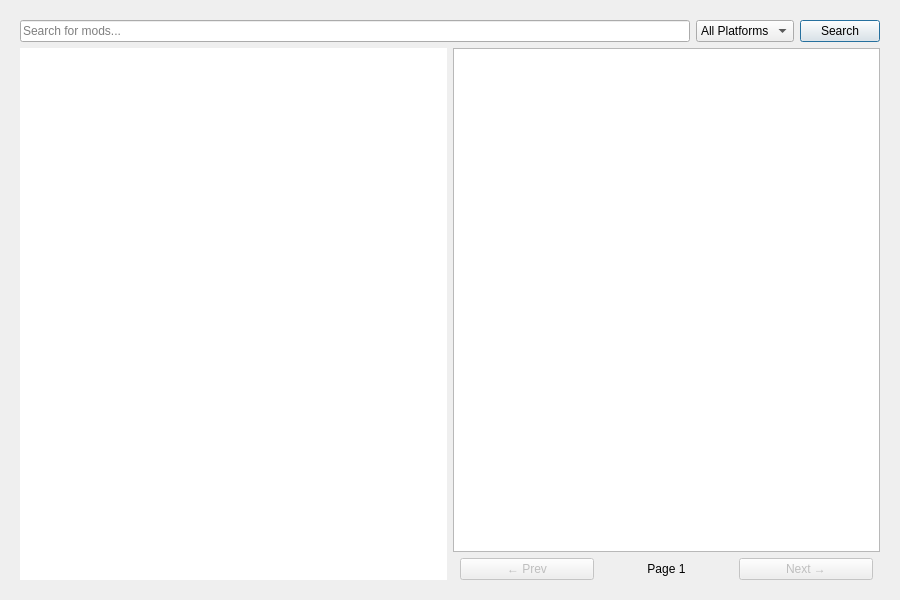
<?xml version="1.0" encoding="UTF-8"?>
<ui version="4.0">
 <class>ModDownloaderDialog</class>
 <widget class="QDialog" name="ModDownloaderDialog">
  <property name="geometry">
   <rect>
    <x>0</x>
    <y>0</y>
    <width>900</width>
    <height>600</height>
   </rect>
  </property>
  <property name="windowTitle">
   <string>Download Mods</string>
  </property>
  <layout class="QVBoxLayout" name="verticalLayout">
   <item>
    <widget class="QStackedWidget" name="stackedWidget">
     <property name="currentIndex">
      <number>0</number>
     </property>
     <!-- Page 1: Search List -->
     <widget class="QWidget" name="searchPage">
      <layout class="QVBoxLayout" name="verticalLayout_2">
       <item>
        <layout class="QHBoxLayout" name="horizontalLayout">
         <item>
          <widget class="QLineEdit" name="searchBox">
           <property name="placeholderText">
            <string>Search for mods...</string>
           </property>
          </widget>
         </item>
         <item>
          <widget class="QComboBox" name="platformFilter">
           <item>
            <property name="text">
             <string>All Platforms</string>
            </property>
           </item>
           <item>
            <property name="text">
             <string>Modrinth</string>
            </property>
           </item>
           <item>
            <property name="text">
             <string>CurseForge</string>
            </property>
           </item>
          </widget>
         </item>
         <item>
          <widget class="QPushButton" name="searchBtn">
           <property name="text">
            <string>Search</string>
           </property>
          </widget>
         </item>
        </layout>
       </item>
       <item>
        <layout class="QHBoxLayout" name="horizontalLayout_split">
         <item>
          <widget class="QListWidget" name="categoryList">
           <property name="maximumWidth">
            <number>200</number>
           </property>
           <property name="frameShape">
            <enum>QFrame::NoFrame</enum>
           </property>
          </widget>
         </item>
         <item>
          <layout class="QVBoxLayout" name="resultsLayout">
           <item>
            <widget class="QListView" name="resultsList">
             <property name="alternatingRowColors">
              <bool>true</bool>
             </property>
             <property name="selectionMode">
              <enum>QAbstractItemView::SingleSelection</enum>
             </property>
             <property name="wordWrap">
              <bool>true</bool>
             </property>
            </widget>
           </item>
           <item>
            <layout class="QHBoxLayout" name="paginationLayout">
             <item>
              <spacer name="horizontalSpacer_pageL">
               <property name="orientation">
                <enum>Qt::Horizontal</enum>
               </property>
              </spacer>
             </item>
             <item>
              <widget class="QPushButton" name="prevPageBtn">
               <property name="text">
                <string>← Prev</string>
               </property>
               <property name="enabled">
                <bool>false</bool>
               </property>
              </widget>
             </item>
             <item>
              <widget class="QLabel" name="pageLabel">
               <property name="text">
                <string>Page 1</string>
               </property>
               <property name="alignment">
                <set>Qt::AlignCenter</set>
               </property>
               <property name="minimumSize">
                <size>
                 <width>80</width>
                 <height>0</height>
                </size>
               </property>
              </widget>
             </item>
             <item>
              <widget class="QPushButton" name="nextPageBtn">
               <property name="text">
                <string>Next →</string>
               </property>
               <property name="enabled">
                <bool>false</bool>
               </property>
              </widget>
             </item>
             <item>
              <spacer name="horizontalSpacer_pageR">
               <property name="orientation">
                <enum>Qt::Horizontal</enum>
               </property>
              </spacer>
             </item>
            </layout>
           </item>
          </layout>
         </item>
        </layout>
       </item>
      </layout>
     </widget>
     <!-- Page 2: Mod Details -->
     <widget class="QWidget" name="detailsPage">
      <layout class="QVBoxLayout" name="verticalLayout_3">
       <item>
        <layout class="QHBoxLayout" name="horizontalLayout_2">
         <item>
          <widget class="QPushButton" name="backBtn">
           <property name="text">
            <string>← Back</string>
           </property>
          </widget>
         </item>
         <item>
          <spacer name="horizontalSpacer">
           <property name="orientation">
            <enum>Qt::Horizontal</enum>
           </property>
           <property name="sizeHint" stdset="0">
            <size>
             <width>40</width>
             <height>20</height>
            </size>
           </property>
          </spacer>
         </item>
         <item>
          <widget class="QPushButton" name="installBtn">
           <property name="text">
            <string>Install</string>
           </property>
           <property name="styleSheet">
            <string>font-weight: bold; padding: 5px 20px;</string>
           </property>
          </widget>
         </item>
        </layout>
       </item>
       <item>
        <layout class="QHBoxLayout" name="horizontalLayout_3">
         <item>
          <widget class="QLabel" name="modIcon">
           <property name="minimumSize">
            <size>
             <width>64</width>
             <height>64</height>
            </size>
           </property>
           <property name="maximumSize">
            <size>
             <width>64</width>
             <height>64</height>
            </size>
           </property>
           <property name="text">
            <string/>
           </property>
          </widget>
         </item>
         <item>
          <layout class="QVBoxLayout" name="verticalLayout_4">
           <item>
            <widget class="QLabel" name="modTitle">
             <property name="font">
              <font>
               <pointsize>14</pointsize>
               <weight>75</weight>
               <bold>true</bold>
              </font>
             </property>
             <property name="text">
              <string>Mod Name</string>
             </property>
            </widget>
           </item>
           <item>
            <widget class="QLabel" name="modAuthor">
             <property name="text">
              <string>by Author</string>
             </property>
            </widget>
           </item>
          </layout>
         </item>
         <item>
          <spacer name="horizontalSpacer_2">
           <property name="orientation">
            <enum>Qt::Horizontal</enum>
           </property>
          </spacer>
         </item>
        </layout>
       </item>
       <item>
        <widget class="QTabWidget" name="tabWidget">
         <property name="currentIndex">
          <number>0</number>
         </property>
         <widget class="QWidget" name="tabDescription">
          <attribute name="title">
           <string>Description</string>
          </attribute>
          <layout class="QVBoxLayout" name="verticalLayout_5">
           <item>
            <widget class="QTextBrowser" name="descriptionText">
             <property name="openExternalLinks">
              <bool>true</bool>
             </property>
            </widget>
           </item>
          </layout>
         </widget>
         <widget class="QWidget" name="tabVersions">
          <attribute name="title">
           <string>Versions</string>
          </attribute>
          <layout class="QVBoxLayout" name="verticalLayout_6">
           <item>
            <widget class="QTableWidget" name="versionsTable">
             <property name="selectionBehavior">
              <enum>QAbstractItemView::SelectRows</enum>
             </property>
             <property name="selectionMode">
              <enum>QAbstractItemView::SingleSelection</enum>
             </property>
             <column>
              <property name="text">
               <string>Name</string>
              </property>
             </column>
             <column>
              <property name="text">
               <string>Release Type</string>
              </property>
             </column>
             <column>
              <property name="text">
               <string>Size</string>
              </property>
             </column>
             <column>
              <property name="text">
               <string>Date</string>
              </property>
             </column>
            </widget>
           </item>
          </layout>
         </widget>
         <widget class="QWidget" name="tabGallery">
          <attribute name="title">
           <string>Gallery</string>
          </attribute>
          <layout class="QVBoxLayout" name="verticalLayout_7">
           <item>
            <widget class="QScrollArea" name="galleryScroll">
             <property name="widgetResizable">
              <bool>true</bool>
             </property>
             <widget class="QWidget" name="scrollAreaWidgetContents">
              <layout class="QGridLayout" name="galleryLayout"/>
             </widget>
            </widget>
           </item>
          </layout>
         </widget>
        </widget>
       </item>
      </layout>
     </widget>
    </widget>
   </item>
  </layout>
 </widget>
 <resources/>
 <connections/>
</ui>
